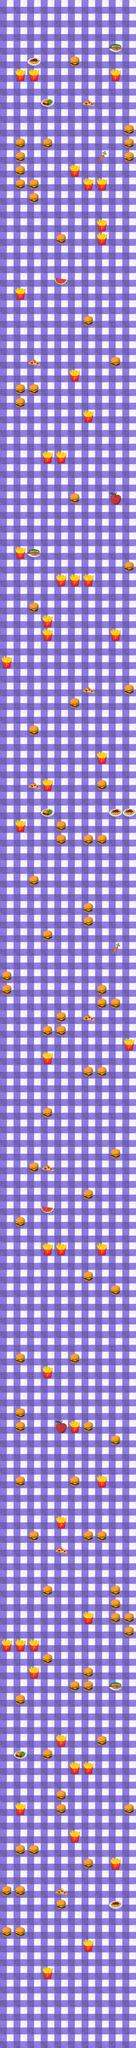

This game map was drawn from its Tiled (.tmx) file and the tilesets committed beside it. A one-line description and the trimmed map source follow:
An orthogonal 10x150 tile map with 48x48 px tiles, 3 tile layers (Tile Layer 1, burgers, carrots) and 153 objects.

<map version="1.2" tiledversion="1.2.3" orientation="orthogonal" renderorder="right-down" width="10" height="150" tilewidth="48" tileheight="48" infinite="0" nextlayerid="8" nextobjectid="154">
 <tileset firstgid="1" name="TileSetFA" tilewidth="48" tileheight="48" tilecount="20" columns="5">
  <image source="TileSetFA.png" width="240" height="192" />
 </tileset>
 <layer id="1" name="Tile Layer 1" width="10" height="150">
  <data>[1500 cells, 1500 non-empty, 1 distinct tile ids]</data>
 </layer>
 <layer id="3" name="burgers" width="10" height="150">
  <data>[1500 cells, 138 non-empty, 3 distinct tile ids]</data>
 </layer>
 <layer id="5" name="carrots" width="10" height="150">
  <data>[1500 cells, 16 non-empty, 6 distinct tile ids]</data>
 </layer>
 <objectgroup id="6" name="ObjectLayer">
  <object id="1" x="155.25" y="6920.25" width="24.75" height="34.5" />
  <object id="2" x="300.625" y="6823.25" width="24.75" height="34.5" />
  <object id="3" x="57.625" y="6774.75" width="24.75" height="34.5" />
  <object id="4" x="10.625" y="6776.75" width="24.75" height="34.5" />
  <object id="5" x="203.625" y="6680.25" width="24.75" height="34.5" />
  <object id="6" x="203.125" y="6632.75" width="24.75" height="34.5" />
  <object id="7" x="59.625" y="6631.75" width="24.75" height="34.5" />
  <object id="8" x="9.625" y="6630.25" width="24.75" height="34.5" />
  <object id="9" x="297.625" y="6535.75" width="24.75" height="34.5" />
  <object id="10" x="395.125" y="6537.25" width="24.75" height="34.5" />
  <object id="11" x="104.625" y="6486.75" width="24.75" height="34.5" />
  <object id="12" x="59.625" y="6486.25" width="24.75" height="34.5" />
  <object id="13" x="251.125" y="6439.75" width="24.75" height="34.5" />
  <object id="14" x="444.125" y="6342.25" width="24.75" height="34.5" />
  <object id="15" x="203.625" y="6344.75" width="24.75" height="34.5" />
  <object id="16" x="59.625" y="6344.75" width="24.75" height="34.5" />
  <object id="17" x="203.125" y="6296.25" width="24.75" height="34.5" />
  <object id="18" x="251.125" y="6199.25" width="24.75" height="34.5" />
  <object id="19" x="300.125" y="6201.75" width="24.75" height="34.5" />
  <object id="20" x="154.125" y="6150.75" width="24.75" height="34.5" />
  <object id="21" x="204.625" y="6105.25" width="24.75" height="34.5" />
  <object id="22" x="346.625" y="6103.75" width="24.75" height="34.5" />
  <object id="23" x="58.625" y="5959.75" width="24.75" height="34.5" />
  <object id="24" x="106.625" y="5864.75" width="24.75" height="34.5" />
  <object id="25" x="250.125" y="5912.75" width="24.75" height="34.5" />
  <object id="26" x="299.125" y="5912.75" width="24.75" height="34.5" />
  <object id="27" x="299.625" y="5860.75" width="24.75" height="34.5" />
  <object id="28" x="154.125" y="5814.25" width="24.75" height="34.5" />
  <object id="29" x="106.125" y="5768.75" width="24.75" height="34.5" />
  <object id="30" x="59.125" y="5768.75" width="24.75" height="34.5" />
  <object id="31" x="11.625" y="5768.75" width="24.75" height="34.5" />
  <object id="32" x="442.625" y="5717.25" width="24.75" height="34.5" />
  <object id="33" x="444.125" y="5670.25" width="24.75" height="34.5" />
  <object id="34" x="395.625" y="5672.25" width="24.75" height="34.5" />
  <object id="35" x="395.125" y="5623.25" width="24.75" height="34.5" />
  <object id="36" x="395.625" y="5574.75" width="24.75" height="34.5" />
  <object id="37" x="301.125" y="5671.75" width="24.75" height="34.5" />
  <object id="38" x="155.125" y="5573.75" width="24.75" height="34.5" />
  <object id="39" x="203.125" y="5432.25" width="24.75" height="34.5" />
  <object id="40" x="106.625" y="5382.75" width="24.75" height="34.5" />
  <object id="41" x="297.625" y="5383.75" width="24.75" height="34.5" />
  <object id="42" x="347.125" y="5383.75" width="24.75" height="34.5" />
  <object id="43" x="203.625" y="5336.75" width="24.75" height="34.5" />
  <object id="44" x="348.125" y="5191.75" width="24.75" height="34.5" />
  <object id="45" x="251.125" y="5192.25" width="24.75" height="34.5" />
  <object id="46" x="58.625" y="5191.25" width="24.75" height="34.5" />
  <object id="47" x="395.125" y="5046.75" width="24.75" height="34.5" />
  <object id="48" x="300.125" y="4999.75" width="24.75" height="34.5" />
  <object id="49" x="251.625" y="5000.75" width="24.75" height="34.5" />
  <object id="50" x="57.625" y="4995.25" width="24.75" height="34.5" />
  <object id="51" x="59.625" y="4951.25" width="24.75" height="34.5" />
  <object id="52" x="155.625" y="4808.75" width="24.75" height="34.5" />
  <object id="53" x="58.625" y="4759.75" width="24.75" height="34.5" />
  <object id="54" x="251.625" y="4759.75" width="24.75" height="34.5" />
  <object id="55" x="395.625" y="4520.25" width="24.75" height="34.5" />
  <object id="56" x="298.625" y="4469.25" width="24.75" height="34.5" />
  <object id="57" x="348.125" y="4376.25" width="24.75" height="34.5" />
  <object id="58" x="204.125" y="4376.25" width="24.75" height="34.5" />
  <object id="59" x="155.625" y="4376.75" width="24.75" height="34.5" />
  <object id="60" x="58.625" y="4279.25" width="24.75" height="34.5" />
  <object id="61" x="299.625" y="4182.25" width="24.75" height="34.5" />
  <object id="62" x="394.625" y="4039.75" width="24.75" height="34.5" />
  <object id="63" x="154.625" y="4088.75" width="24.75" height="34.5" />
  <object id="64" x="106.625" y="4086.25" width="24.75" height="34.5" />
  <object id="65" x="155.125" y="3894.25" width="24.75" height="34.5" />
  <object id="66" x="298.625" y="3752.75" width="24.75" height="34.5" />
  <object id="67" x="347.125" y="3752.25" width="24.75" height="34.5" />
  <object id="68" x="154.125" y="3703.25" width="24.75" height="34.5" />
  <object id="69" x="444.625" y="3655.25" width="24.75" height="34.5" />
  <object id="70" x="154.625" y="3607.75" width="24.75" height="34.5" />
  <object id="71" x="203.125" y="3607.25" width="24.75" height="34.5" />
  <object id="72" x="203.125" y="3558.75" width="24.75" height="34.5" />
  <object id="73" x="300.125" y="3560.25" width="24.75" height="34.5" />
  <object id="74" x="346.625" y="3510.75" width="24.75" height="34.5" />
  <object id="75" x="393.625" y="3510.75" width="24.75" height="34.5" />
  <object id="76" x="346.625" y="3462.75" width="24.75" height="34.5" />
  <object id="77" x="10.625" y="3463.25" width="24.75" height="34.5" />
  <object id="78" x="10.625" y="3415.25" width="24.75" height="34.5" />
  <object id="79" x="154.625" y="3270.75" width="24.75" height="34.5" />
  <object id="80" x="299.625" y="3219.75" width="24.75" height="34.5" />
  <object id="81" x="300.625" y="3173.75" width="24.75" height="34.5" />
  <object id="82" x="107.625" y="3077.75" width="24.75" height="34.5" />
  <object id="83" x="202.625" y="2933.25" width="24.75" height="34.5" />
  <object id="84" x="298.125" y="2934.25" width="24.75" height="34.5" />
  <object id="85" x="348.625" y="2936.25" width="24.75" height="34.5" />
  <object id="86" x="59.125" y="2888.25" width="24.75" height="34.5" />
  <object id="87" x="203.125" y="2884.75" width="24.75" height="34.5" />
  <object id="88" x="106.625" y="2743.25" width="24.75" height="34.5" />
  <object id="89" x="156.625" y="2741.75" width="24.75" height="34.5" />
  <object id="90" x="347.125" y="2742.25" width="24.75" height="34.5" />
  <object id="91" x="346.625" y="2648.25" width="24.75" height="34.5" />
  <object id="92" x="106.125" y="2551.75" width="24.75" height="34.5" />
  <object id="93" x="250.625" y="2455.75" width="24.75" height="34.5" />
  <object id="94" x="300.125" y="2409.25" width="24.75" height="34.5" />
  <object id="95" x="444.125" y="2406.25" width="24.75" height="34.5" />
  </objectgroup>
 <objectgroup id="7" name="ObjectLayer2">
  <!-- 15 objects omitted --></objectgroup>
</map>
<!-- 58 of 153 objects omitted -->